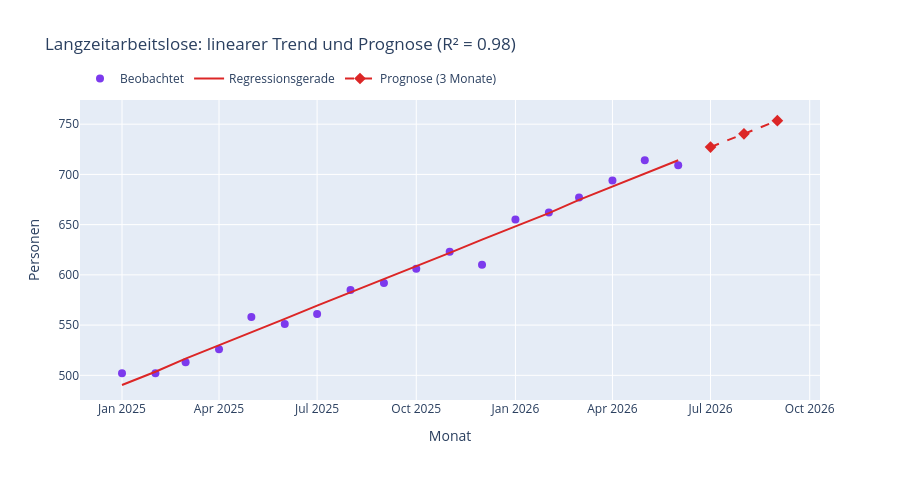

Write notebook code for a chart like this one.
### Code cell
fig = go.Figure()
fig.add_trace(go.Scatter(x=kennzahlen.index, y=lza.values, mode="markers", name="Beobachtet", marker=dict(color="#7c3aed", size=8)))

y_fit = modell.predict(X)
fig.add_trace(go.Scatter(x=kennzahlen.index, y=y_fit, mode="lines", name="Regressionsgerade", line=dict(color="#dc2626", width=2)))

fig.add_trace(go.Scatter(x=monate_prognose, y=y_prognose, mode="markers+lines", name="Prognose (3 Monate)",
                          marker=dict(color="#dc2626", symbol="diamond", size=9), line=dict(color="#dc2626", dash="dash")))

fig.update_layout(
    title=f"Langzeitarbeitslose: linearer Trend und Prognose (R² = {r2:.2f})",
    xaxis_title="Monat", yaxis_title="Personen", height=480,
    legend=dict(orientation="h", y=1.12),
)
fig

### Figure 1 — Plotly figure (JSON) as saved in the notebook; plotly's stock layout.template omitted (floating-point values rounded to 4 significant figures)
{"data": [{"marker": {"color": "#7c3aed", "size": 8}, "mode": "markers", "name": "Beobachtet", "type": "scatter", "x": ["2025-01-01T00:00:00", "2025-02-01T00:00:00", "2025-03-01T00:00:00", "2025-04-01T00:00:00", "2025-05-01T00:00:00", "2025-06-01T00:00:00", "2025-07-01T00:00:00", "2025-08-01T00:00:00", "2025-09-01T00:00:00", "2025-10-01T00:00:00", "2025-11-01T00:00:00", "2025-12-01T00:00:00", "2026-01-01T00:00:00", "2026-02-01T00:00:00", "2026-03-01T00:00:00", "2026-04-01T00:00:00", "2026-05-01T00:00:00", "2026-06-01T00:00:00"], "y": [502.0, 502.0, 513.0, 526.0, 558.0, 551.0, 561.0, 585.0, 592.0, 606.0, 623.0, 610.0, 655.0, 662.0, 677.0, 694.0, 714.0, 709.0]}, {"line": {"color": "#dc2626", "width": 2}, "mode": "lines", "name": "Regressionsgerade", "type": "scatter", "x": ["2025-01-01T00:00:00", "2025-02-01T00:00:00", "2025-03-01T00:00:00", "2025-04-01T00:00:00", "2025-05-01T00:00:00", "2025-06-01T00:00:00", "2025-07-01T00:00:00", "2025-08-01T00:00:00", "2025-09-01T00:00:00", "2025-10-01T00:00:00", "2025-11-01T00:00:00", "2025-12-01T00:00:00", "2026-01-01T00:00:00", "2026-02-01T00:00:00", "2026-03-01T00:00:00", "2026-04-01T00:00:00", "2026-05-01T00:00:00", "2026-06-01T00:00:00"], "y": [490.4, 503.5, 516.7, 529.9, 543.0, 556.2, 569.3, 582.5, 595.6, 608.8, 622.0, 635.1, 648.3, 661.4, 674.6, 687.7, 700.9, 714.1]}, {"line": {"color": "#dc2626", "dash": "dash"}, "marker": {"color": "#dc2626", "size": 9, "symbol": "diamond"}, "mode": "markers+lines", "name": "Prognose (3 Monate)", "type": "scatter", "x": ["2026-07-01T00:00:00", "2026-08-01T00:00:00", "2026-09-01T00:00:00"], "y": [727.2, 740.4, 753.5]}], "layout": {"height": 480, "legend": {"orientation": "h", "y": 1.12}, "title": {"text": "Langzeitarbeitslose: linearer Trend und Prognose (R² = 0.98)"}, "xaxis": {"title": {"text": "Monat"}}, "yaxis": {"title": {"text": "Personen"}}}}
